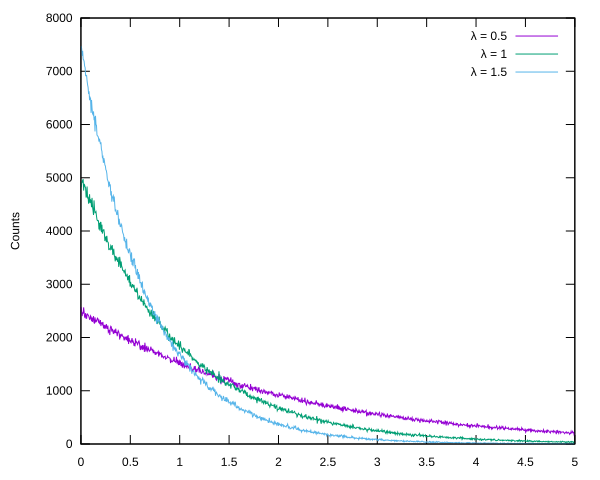

Source code (gnuplot):
#!/bin/gnuplot
set terminal svg
set output "exp-pdfs.svg"

set datafile separator ";"
set style fill solid 0.5

stats "exp-0.5.txt" nooutput
N = STATS_records
binsize = (STATS_max_x - STATS_min_x) / (N - 1)

set ylabel "Counts"

plot "exp-0.5.txt" using 1:2:(binsize) every 1::1::N-2 w l title "λ = 0.5",\
     "exp-1.txt" using 1:2:(binsize) every 1::1::N-2 w l title "λ = 1",\
     "exp-1.5.txt" using 1:2:(binsize) every 1::1::N-2 w l title "λ = 1.5"
